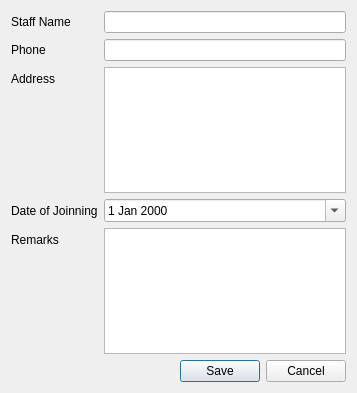
<?xml version="1.0" encoding="UTF-8"?>
<ui version="4.0">
 <class>AddStaff</class>
 <widget class="QDialog" name="AddStaff">
  <property name="geometry">
   <rect>
    <x>0</x>
    <y>0</y>
    <width>357</width>
    <height>393</height>
   </rect>
  </property>
  <property name="windowTitle">
   <string>Add Staff Details</string>
  </property>
  <layout class="QVBoxLayout" name="verticalLayout">
   <item>
    <layout class="QFormLayout" name="formLayout">
     <item row="0" column="0">
      <widget class="QLabel" name="label">
       <property name="text">
        <string>Staff Name</string>
       </property>
      </widget>
     </item>
     <item row="0" column="1">
      <widget class="QLineEdit" name="staff_name"/>
     </item>
     <item row="1" column="0">
      <widget class="QLabel" name="label_2">
       <property name="text">
        <string>Phone</string>
       </property>
      </widget>
     </item>
     <item row="1" column="1">
      <widget class="QLineEdit" name="staff_phone"/>
     </item>
     <item row="2" column="0">
      <widget class="QLabel" name="label_3">
       <property name="text">
        <string>Address</string>
       </property>
      </widget>
     </item>
     <item row="2" column="1">
      <widget class="QPlainTextEdit" name="staff_add"/>
     </item>
     <item row="3" column="0">
      <widget class="QLabel" name="label_4">
       <property name="text">
        <string>Date of Joinning</string>
       </property>
      </widget>
     </item>
     <item row="4" column="0">
      <widget class="QLabel" name="label_5">
       <property name="text">
        <string>Remarks</string>
       </property>
      </widget>
     </item>
     <item row="4" column="1">
      <widget class="QPlainTextEdit" name="staff_remarks"/>
     </item>
     <item row="3" column="1">
      <widget class="QDateEdit" name="staff_join_date">
       <property name="calendarPopup">
        <bool>true</bool>
       </property>
      </widget>
     </item>
    </layout>
   </item>
   <item>
    <layout class="QHBoxLayout" name="horizontalLayout">
     <item>
      <spacer name="horizontalSpacer">
       <property name="orientation">
        <enum>Qt::Horizontal</enum>
       </property>
       <property name="sizeHint" stdset="0">
        <size>
         <width>40</width>
         <height>20</height>
        </size>
       </property>
      </spacer>
     </item>
     <item>
      <widget class="QPushButton" name="saveStaff">
       <property name="text">
        <string>Save</string>
       </property>
      </widget>
     </item>
     <item>
      <widget class="QPushButton" name="cancelBtn">
       <property name="text">
        <string>Cancel</string>
       </property>
      </widget>
     </item>
    </layout>
   </item>
  </layout>
 </widget>
 <resources/>
 <connections/>
</ui>
